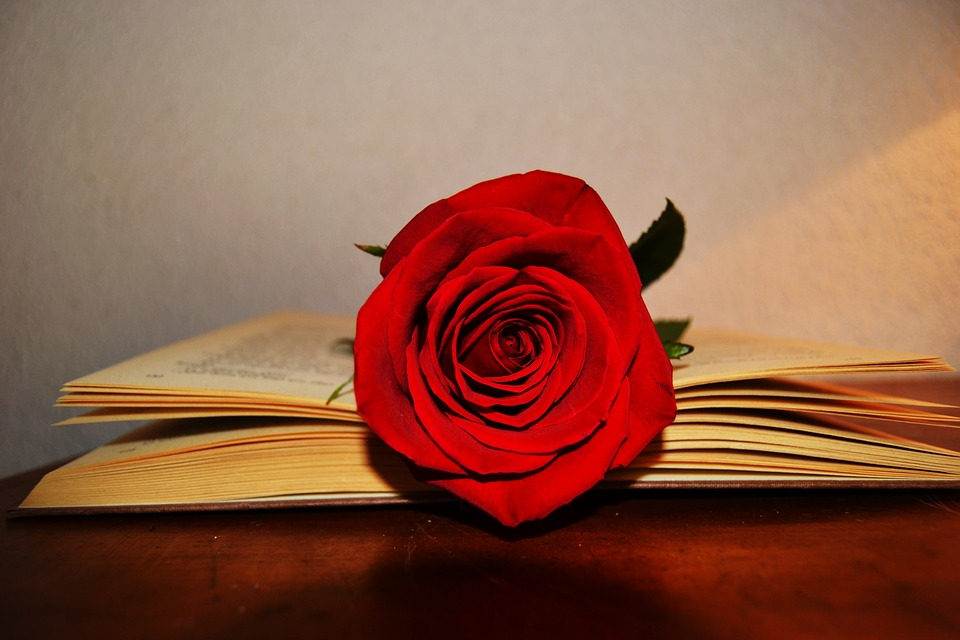
#> input picture lesson/cut_rose/rose.jpg, 960 x 640 px
$ python main.py
#> lines starting #> are read from the running program, lines starting #| are printed output that depends on the picture; after the words box and inside, x2 and y2 are one past the last pixel; in counts of white or black regions, pixels touching at a corner belong together
import cv2
import numpy as np
from pathlib import Path


path = Path(__file__).parent
image = cv2.imread(path/ "rose.jpg")
#> image is the input picture: shape (640, 960, 3); mean B, G, R 70.3, 91.4, 142.7
hsv = cv2.cvtColor(image, cv2.COLOR_BGR2HSV)
#> hsv: shape (640, 960, 3); mean H, S, V 19.5, 148.5, 142.7

lower = np.array([0, 100, 100])
upper = np.array([1, 255, 255])
mask = cv2.inRange(hsv, lower, upper)
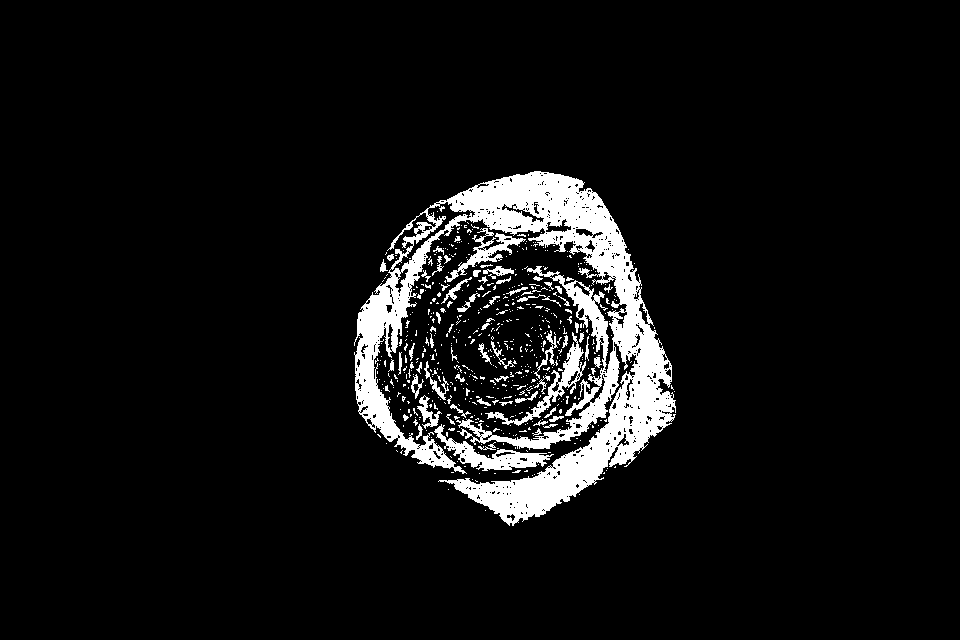
#> mask: shape (640, 960); 6.9% white; 597 white regions (530 under 20 px), largest, box (x1, y1, x2, y2) and area: (354, 171, 676, 526) 33005, (434, 424, 554, 471) 1538, (485, 332, 586, 426) 1263
mask = cv2.dilate(mask, np.ones((10, 10)))
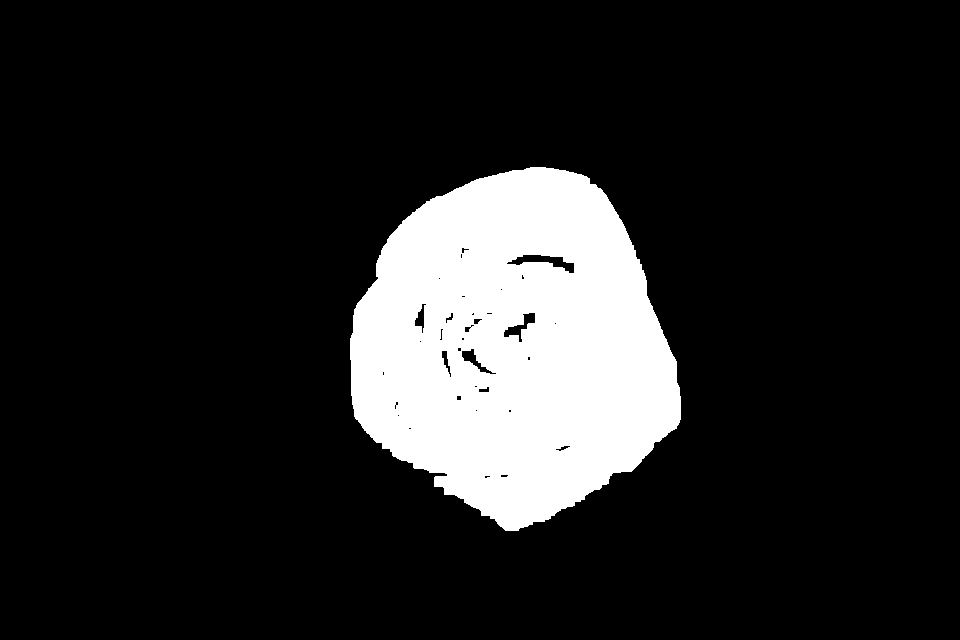
#> mask: shape (640, 960); 14% white; 1 white region, box (x1, y1, x2, y2) and area: (350, 167, 681, 531) 85801

result = cv2.bitwise_and(image, image, mask=mask)
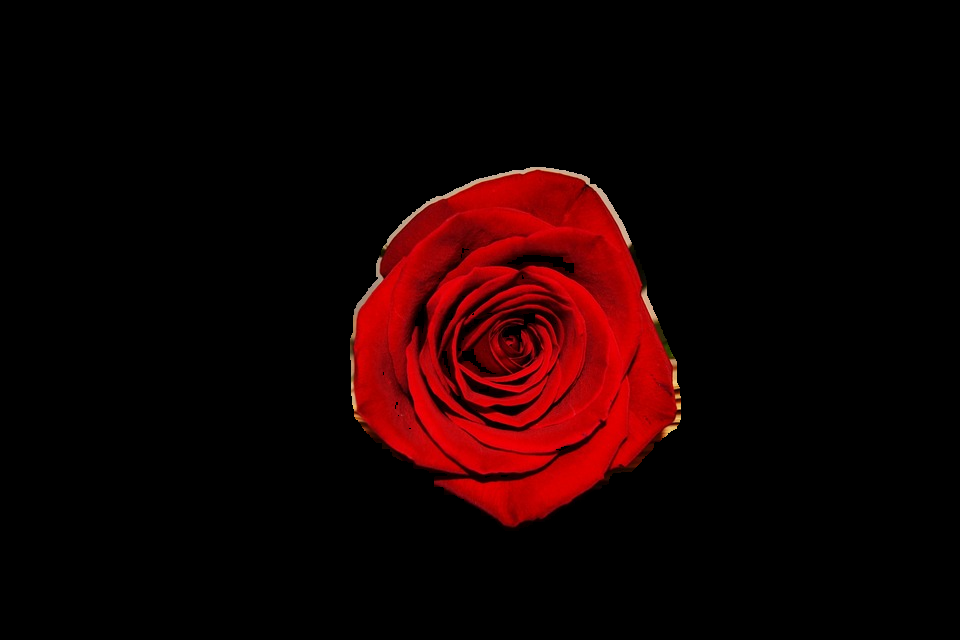
#> result: shape (640, 960, 3); mean B, G, R 1.2, 1.1, 22.3

camera_name = "image"
cv2.namedWindow(camera_name, cv2.WINDOW_GUI_NORMAL)
cv2.imshow(camera_name, result)
cv2.waitKey()
cv2.destroyAllWindows()
